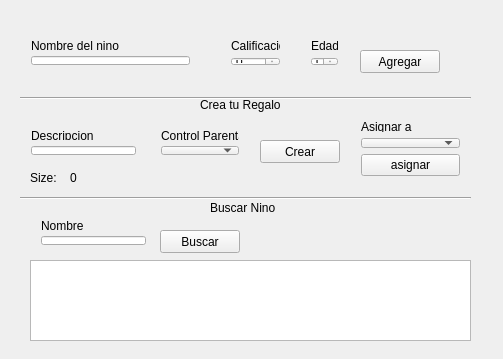
<?xml version="1.0" encoding="UTF-8"?>
<ui version="4.0">
 <class>Widget</class>
 <widget class="QWidget" name="Widget">
  <property name="geometry">
   <rect>
    <x>0</x>
    <y>0</y>
    <width>503</width>
    <height>359</height>
   </rect>
  </property>
  <property name="windowTitle">
   <string>Widget</string>
  </property>
  <widget class="QPushButton" name="AddButton">
   <property name="geometry">
    <rect>
     <x>360</x>
     <y>50</y>
     <width>80</width>
     <height>23</height>
    </rect>
   </property>
   <property name="text">
    <string>Agregar</string>
   </property>
  </widget>
  <widget class="Line" name="line">
   <property name="geometry">
    <rect>
     <x>20</x>
     <y>90</y>
     <width>451</width>
     <height>16</height>
    </rect>
   </property>
   <property name="orientation">
    <enum>Qt::Horizontal</enum>
   </property>
  </widget>
  <widget class="QLabel" name="label_2">
   <property name="geometry">
    <rect>
     <x>200</x>
     <y>95</y>
     <width>91</width>
     <height>20</height>
    </rect>
   </property>
   <property name="text">
    <string>Crea tu Regalo</string>
   </property>
  </widget>
  <widget class="Line" name="line_2">
   <property name="geometry">
    <rect>
     <x>20</x>
     <y>190</y>
     <width>451</width>
     <height>16</height>
    </rect>
   </property>
   <property name="orientation">
    <enum>Qt::Horizontal</enum>
   </property>
  </widget>
  <widget class="QLabel" name="label_5">
   <property name="geometry">
    <rect>
     <x>210</x>
     <y>200</y>
     <width>81</width>
     <height>16</height>
    </rect>
   </property>
   <property name="text">
    <string>Buscar Nino</string>
   </property>
  </widget>
  <widget class="QPushButton" name="buscar">
   <property name="geometry">
    <rect>
     <x>160</x>
     <y>230</y>
     <width>80</width>
     <height>23</height>
    </rect>
   </property>
   <property name="text">
    <string>Buscar</string>
   </property>
  </widget>
  <widget class="QPushButton" name="pushButton_2">
   <property name="geometry">
    <rect>
     <x>260</x>
     <y>140</y>
     <width>80</width>
     <height>23</height>
    </rect>
   </property>
   <property name="text">
    <string>Crear</string>
   </property>
  </widget>
  <widget class="QWidget" name="layoutWidget">
   <property name="geometry">
    <rect>
     <x>150</x>
     <y>120</y>
     <width>100</width>
     <height>46</height>
    </rect>
   </property>
   <layout class="QVBoxLayout" name="verticalLayout">
    <item>
     <widget class="QLabel" name="label_4">
      <property name="text">
       <string>Control Parental</string>
      </property>
     </widget>
    </item>
    <item>
     <widget class="QComboBox" name="comboBoxCP"/>
    </item>
   </layout>
  </widget>
  <widget class="QWidget" name="layoutWidget">
   <property name="geometry">
    <rect>
     <x>20</x>
     <y>120</y>
     <width>127</width>
     <height>46</height>
    </rect>
   </property>
   <layout class="QVBoxLayout" name="verticalLayout_2">
    <item>
     <widget class="QLabel" name="label_3">
      <property name="text">
       <string>Descripcion</string>
      </property>
     </widget>
    </item>
    <item>
     <widget class="QLineEdit" name="desc"/>
    </item>
   </layout>
  </widget>
  <widget class="QWidget" name="layoutWidget">
   <property name="geometry">
    <rect>
     <x>20</x>
     <y>30</y>
     <width>181</width>
     <height>46</height>
    </rect>
   </property>
   <layout class="QVBoxLayout" name="verticalLayout_4">
    <item>
     <widget class="QLabel" name="label">
      <property name="text">
       <string>Nombre del nino</string>
      </property>
     </widget>
    </item>
    <item>
     <widget class="QLineEdit" name="nombre_crear"/>
    </item>
   </layout>
  </widget>
  <widget class="QWidget" name="layoutWidget">
   <property name="geometry">
    <rect>
     <x>220</x>
     <y>30</y>
     <width>71</width>
     <height>47</height>
    </rect>
   </property>
   <layout class="QVBoxLayout" name="verticalLayout_5">
    <item>
     <widget class="QLabel" name="label_7">
      <property name="text">
       <string>Calificacion</string>
      </property>
     </widget>
    </item>
    <item>
     <widget class="QSpinBox" name="calificaicion">
      <property name="maximum">
       <number>10</number>
      </property>
     </widget>
    </item>
   </layout>
  </widget>
  <widget class="QWidget" name="layoutWidget">
   <property name="geometry">
    <rect>
     <x>300</x>
     <y>30</y>
     <width>49</width>
     <height>47</height>
    </rect>
   </property>
   <layout class="QVBoxLayout" name="verticalLayout_6">
    <item>
     <widget class="QLabel" name="label_8">
      <property name="text">
       <string>Edad</string>
      </property>
     </widget>
    </item>
    <item>
     <widget class="QSpinBox" name="edad"/>
    </item>
   </layout>
  </widget>
  <widget class="QLabel" name="label_10">
   <property name="geometry">
    <rect>
     <x>30</x>
     <y>170</y>
     <width>59</width>
     <height>15</height>
    </rect>
   </property>
   <property name="text">
    <string>Size:</string>
   </property>
  </widget>
  <widget class="QLabel" name="sizeLista">
   <property name="geometry">
    <rect>
     <x>70</x>
     <y>170</y>
     <width>59</width>
     <height>15</height>
    </rect>
   </property>
   <property name="text">
    <string>0</string>
   </property>
  </widget>
  <widget class="QGraphicsView" name="graphicsView">
   <property name="geometry">
    <rect>
     <x>30</x>
     <y>260</y>
     <width>441</width>
     <height>81</height>
    </rect>
   </property>
  </widget>
  <widget class="QWidget" name="layoutWidget">
   <property name="geometry">
    <rect>
     <x>30</x>
     <y>210</y>
     <width>127</width>
     <height>46</height>
    </rect>
   </property>
   <layout class="QVBoxLayout" name="verticalLayout_3">
    <item>
     <widget class="QLabel" name="label_6">
      <property name="text">
       <string>Nombre</string>
      </property>
     </widget>
    </item>
    <item>
     <widget class="QLineEdit" name="nombre"/>
    </item>
   </layout>
  </widget>
  <widget class="QWidget" name="layoutWidget">
   <property name="geometry">
    <rect>
     <x>350</x>
     <y>110</y>
     <width>121</width>
     <height>77</height>
    </rect>
   </property>
   <layout class="QVBoxLayout" name="verticalLayout_8">
    <item>
     <layout class="QVBoxLayout" name="verticalLayout_7">
      <item>
       <widget class="QLabel" name="label_9">
        <property name="text">
         <string>Asignar a </string>
        </property>
       </widget>
      </item>
      <item>
       <widget class="QComboBox" name="comboBox_2"/>
      </item>
     </layout>
    </item>
    <item>
     <widget class="QPushButton" name="asignar">
      <property name="text">
       <string>asignar</string>
      </property>
     </widget>
    </item>
   </layout>
  </widget>
 </widget>
 <layoutdefault spacing="6" margin="11"/>
 <resources/>
 <connections/>
</ui>
